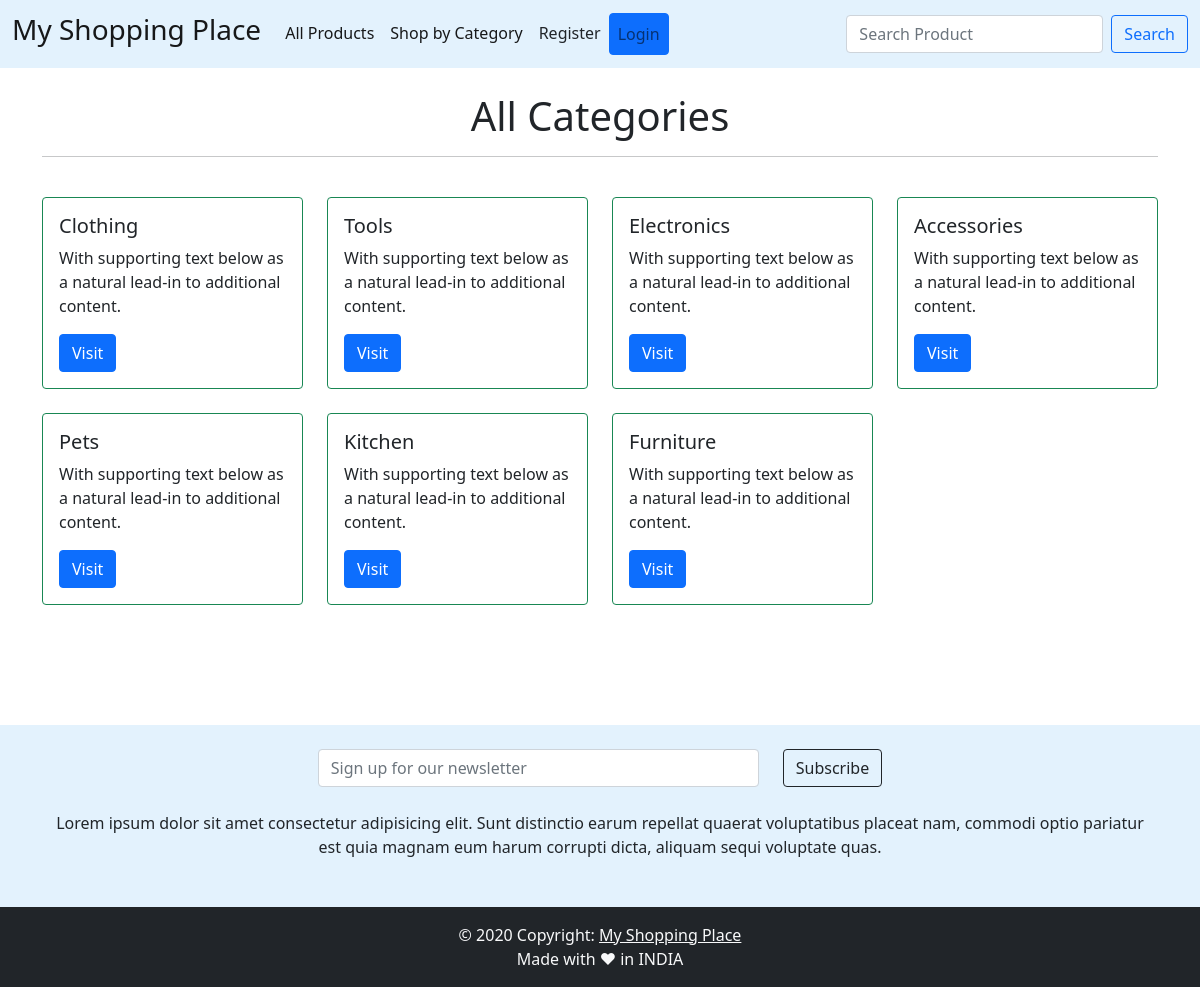
The page /category/ on the database its author committed.
### products/models.py (models this page shows, shortened)
class Categories(models.Model):
    name = models.CharField(max_length=255)
    def __str__(self):
        return self.name

### products/views.py (the view)
# urls.py: path('category/', CategoryListView, name="categoryList"),
def CategoryListView(request):
    categoriesList = Categories.objects.all()
    return render(request, 'categories.html', {'categoryList': categoriesList})

### products/templates/categories.html (shortened to what this page needs)
{% extends 'base.html' %}
{% block content %}
<h1>
    <center>
        All Categories
    </center>
</h1>
<hr>
<br>
<div class="row">
    {% for item in categoryList %}
    <div class="col-sm-3 pb-4">
        <div class="card border-success text-black">
            <div class="card-body text-black">
                <h5 class="card-title">{{ item }}</h5>
                <p class="card-text">With supporting text below as a natural lead-in to additional content.</p>
                <a href="{% url 'category' item %}" class="btn btn-primary">Visit</a>
            </div>
        </div>
    </div>
    {% endfor %}
</div>
{% endblock %}

### rows shown on the page
Categories: name "Clothing"
Categories: name "Tools"
Categories: name "Electronics"
Categories: name "Accessories"
Categories: name "Pets"
Categories: name "Kitchen"
Categories: name "Furniture"
